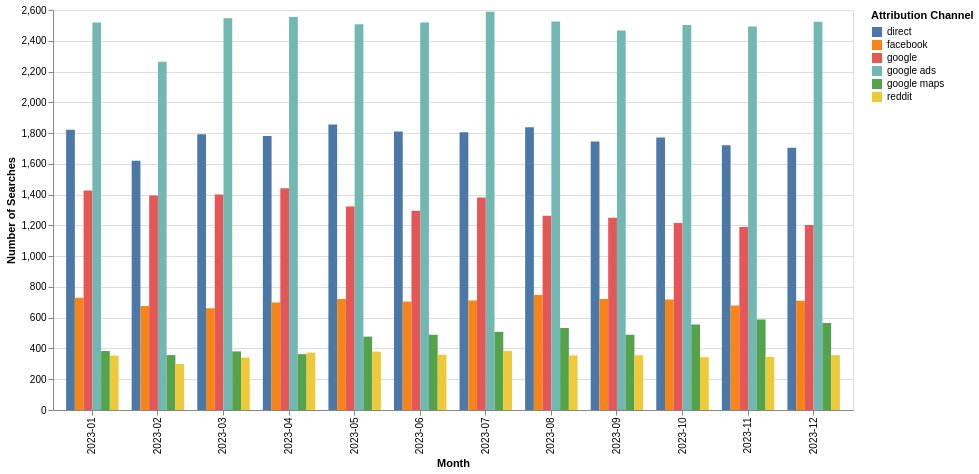

Source (notebook cell):
### Code cell
conversion_by_source_bar = (
    alt.Chart(search_conversion_monthly_by_source)
    .mark_bar()
    .encode(
        x=alt.X('event_month:N', title='Month'),
        xOffset=alt.X('first_attribution_channel:N', title='Attribution Channel'),
        y=alt.Y('total_searches:Q', title='Number of Searches'),
        color=alt.Color('first_attribution_channel:N', title='Attribution Channel')
    )
    .properties(width=800, height=400)
)
conversion_by_source_bar

### Figure 1 — Vega-Lite specification as saved in the notebook (floating-point values rounded to 4 significant figures)
{"config": {"view": {"continuousWidth": 300, "continuousHeight": 300}}, "data": {"name": "data-88cbe15f5919f9dc6eb2a54d705d0840"}, "mark": {"type": "bar"}, "encoding": {"color": {"field": "first_attribution_channel", "title": "Attribution Channel", "type": "nominal"}, "x": {"field": "event_month", "title": "Month", "type": "nominal"}, "xOffset": {"field": "first_attribution_channel", "title": "Attribution Channel", "type": "nominal"}, "y": {"field": "total_searches", "title": "Number of Searches", "type": "quantitative"}}, "height": 400, "width": 800, "$schema": "https://vega.github.io/schema/vega-lite/v5.20.1.json", "datasets": {"data-88cbe15f5919f9dc6eb2a54d705d0840": [{"event_month": "2023-01", "first_attribution_channel": "direct", "total_searches": 1822, "searches_converted_to_views": 915, "searches_converted_to_reservations": 193, "conversion_rate": 10.59}, {"event_month": "2023-01", "first_attribution_channel": "facebook", "total_searches": 730, "searches_converted_to_views": 386, "searches_converted_to_reservations": 79, "conversion_rate": 10.82}, {"event_month": "2023-01", "first_attribution_channel": "google", "total_searches": 1427, "searches_converted_to_views": 685, "searches_converted_to_reservations": 165, "conversion_rate": 11.56}, {"event_month": "2023-01", "first_attribution_channel": "google ads", "total_searches": 2518, "searches_converted_to_views": 1215, "searches_converted_to_reservations": 271, "conversion_rate": 10.76}, {"event_month": "2023-01", "first_attribution_channel": "google maps", "total_searches": 383, "searches_converted_to_views": 209, "searches_converted_to_reservations": 35, "conversion_rate": 9.138}, {"event_month": "2023-01", "first_attribution_channel": "reddit", "total_searches": 354, "searches_converted_to_views": 180, "searches_converted_to_reservations": 39, "conversion_rate": 11.02}, {"event_month": "2023-02", "first_attribution_channel": "direct", "total_searches": 1620, "searches_converted_to_views": 798, "searches_converted_to_reservations": 162, "conversion_rate": 10.0}, {"event_month": "2023-02", "first_attribution_channel": "facebook", "total_searches": 676, "searches_converted_to_views": 319, "searches_converted_to_reservations": 71, "conversion_rate": 10.5}, {"event_month": "2023-02", "first_attribution_channel": "google", "total_searches": 1395, "searches_converted_to_views": 721, "searches_converted_to_reservations": 174, "conversion_rate": 12.47}, {"event_month": "2023-02", "first_attribution_channel": "google ads", "total_searches": 2263, "searches_converted_to_views": 1118, "searches_converted_to_reservations": 251, "conversion_rate": 11.09}, {"event_month": "2023-02", "first_attribution_channel": "google maps", "total_searches": 357, "searches_converted_to_views": 172, "searches_converted_to_reservations": 47, "conversion_rate": 13.17}, {"event_month": "2023-02", "first_attribution_channel": "reddit", "total_searches": 299, "searches_converted_to_views": 147, "searches_converted_to_reservations": 39, "conversion_rate": 13.04}, {"event_month": "2023-03", "first_attribution_channel": "direct", "total_searches": 1793, "searches_converted_to_views": 891, "searches_converted_to_reservations": 186, "conversion_rate": 10.37}, {"event_month": "2023-03", "first_attribution_channel": "facebook", "total_searches": 662, "searches_converted_to_views": 345, "searches_converted_to_reservations": 66, "conversion_rate": 9.97}, {"event_month": "2023-03", "first_attribution_channel": "google", "total_searches": 1401, "searches_converted_to_views": 714, "searches_converted_to_reservations": 136, "conversion_rate": 9.707}, {"event_month": "2023-03", "first_attribution_channel": "google ads", "total_searches": 2546, "searches_converted_to_views": 1295, "searches_converted_to_reservations": 281, "conversion_rate": 11.04}, {"event_month": "2023-03", "first_attribution_channel": "google maps", "total_searches": 381, "searches_converted_to_views": 196, "searches_converted_to_reservations": 44, "conversion_rate": 11.55}, {"event_month": "2023-03", "first_attribution_channel": "reddit", "total_searches": 341, "searches_converted_to_views": 153, "searches_converted_to_reservations": 24, "conversion_rate": 7.038}, {"event_month": "2023-04", "first_attribution_channel": "direct", "total_searches": 1781, "searches_converted_to_views": 887, "searches_converted_to_reservations": 194, "conversion_rate": 10.89}, {"event_month": "2023-04", "first_attribution_channel": "facebook", "total_searches": 698, "searches_converted_to_views": 344, "searches_converted_to_reservations": 68, "conversion_rate": 9.742}, {"event_month": "2023-04", "first_attribution_channel": "google", "total_searches": 1441, "searches_converted_to_views": 732, "searches_converted_to_reservations": 174, "conversion_rate": 12.07}, {"event_month": "2023-04", "first_attribution_channel": "google ads", "total_searches": 2554, "searches_converted_to_views": 1281, "searches_converted_to_reservations": 260, "conversion_rate": 10.18}, {"event_month": "2023-04", "first_attribution_channel": "google maps", "total_searches": 363, "searches_converted_to_views": 184, "searches_converted_to_reservations": 27, "conversion_rate": 7.438}, {"event_month": "2023-04", "first_attribution_channel": "reddit", "total_searches": 373, "searches_converted_to_views": 194, "searches_converted_to_reservations": 33, "conversion_rate": 8.847}, {"event_month": "2023-05", "first_attribution_channel": "direct", "total_searches": 1855, "searches_converted_to_views": 957, "searches_converted_to_reservations": 211, "conversion_rate": 11.37}, {"event_month": "2023-05", "first_attribution_channel": "facebook", "total_searches": 721, "searches_converted_to_views": 358, "searches_converted_to_reservations": 73, "conversion_rate": 10.12}, {"event_month": "2023-05", "first_attribution_channel": "google", "total_searches": 1323, "searches_converted_to_views": 654, "searches_converted_to_reservations": 143, "conversion_rate": 10.81}, {"event_month": "2023-05", "first_attribution_channel": "google ads", "total_searches": 2508, "searches_converted_to_views": 1252, "searches_converted_to_reservations": 258, "conversion_rate": 10.29}, {"event_month": "2023-05", "first_attribution_channel": "google maps", "total_searches": 477, "searches_converted_to_views": 235, "searches_converted_to_reservations": 61, "conversion_rate": 12.79}, {"event_month": "2023-05", "first_attribution_channel": "reddit", "total_searches": 379, "searches_converted_to_views": 199, "searches_converted_to_reservations": 47, "conversion_rate": 12.4}, {"event_month": "2023-06", "first_attribution_channel": "direct", "total_searches": 1810, "searches_converted_to_views": 913, "searches_converted_to_reservations": 185, "conversion_rate": 10.22}, {"event_month": "2023-06", "first_attribution_channel": "facebook", "total_searches": 705, "searches_converted_to_views": 366, "searches_converted_to_reservations": 89, "conversion_rate": 12.62}, {"event_month": "2023-06", "first_attribution_channel": "google", "total_searches": 1295, "searches_converted_to_views": 653, "searches_converted_to_reservations": 131, "conversion_rate": 10.12}, {"event_month": "2023-06", "first_attribution_channel": "google ads", "total_searches": 2518, "searches_converted_to_views": 1237, "searches_converted_to_reservations": 264, "conversion_rate": 10.48}, {"event_month": "2023-06", "first_attribution_channel": "google maps", "total_searches": 489, "searches_converted_to_views": 265, "searches_converted_to_reservations": 64, "conversion_rate": 13.09}, {"event_month": "2023-06", "first_attribution_channel": "reddit", "total_searches": 359, "searches_converted_to_views": 180, "searches_converted_to_reservations": 39, "conversion_rate": 10.86}, {"event_month": "2023-07", "first_attribution_channel": "direct", "total_searches": 1805, "searches_converted_to_views": 944, "searches_converted_to_reservations": 212, "conversion_rate": 11.75}, {"event_month": "2023-07", "first_attribution_channel": "facebook", "total_searches": 712, "searches_converted_to_views": 363, "searches_converted_to_reservations": 80, "conversion_rate": 11.24}, {"event_month": "2023-07", "first_attribution_channel": "google", "total_searches": 1382, "searches_converted_to_views": 705, "searches_converted_to_reservations": 150, "conversion_rate": 10.85}, {"event_month": "2023-07", "first_attribution_channel": "google ads", "total_searches": 2589, "searches_converted_to_views": 1294, "searches_converted_to_reservations": 288, "conversion_rate": 11.12}, {"event_month": "2023-07", "first_attribution_channel": "google maps", "total_searches": 508, "searches_converted_to_views": 243, "searches_converted_to_reservations": 59, "conversion_rate": 11.61}, {"event_month": "2023-07", "first_attribution_channel": "reddit", "total_searches": 383, "searches_converted_to_views": 194, "searches_converted_to_reservations": 34, "conversion_rate": 8.877}, {"event_month": "2023-08", "first_attribution_channel": "direct", "total_searches": 1838, "searches_converted_to_views": 921, "searches_converted_to_reservations": 190, "conversion_rate": 10.34}, {"event_month": "2023-08", "first_attribution_channel": "facebook", "total_searches": 748, "searches_converted_to_views": 386, "searches_converted_to_reservations": 95, "conversion_rate": 12.7}, {"event_month": "2023-08", "first_attribution_channel": "google", "total_searches": 1263, "searches_converted_to_views": 643, "searches_converted_to_reservations": 123, "conversion_rate": 9.739}, {"event_month": "2023-08", "first_attribution_channel": "google ads", "total_searches": 2526, "searches_converted_to_views": 1234, "searches_converted_to_reservations": 238, "conversion_rate": 9.422}, {"event_month": "2023-08", "first_attribution_channel": "google maps", "total_searches": 533, "searches_converted_to_views": 278, "searches_converted_to_reservations": 56, "conversion_rate": 10.51}, {"event_month": "2023-08", "first_attribution_channel": "reddit", "total_searches": 355, "searches_converted_to_views": 170, "searches_converted_to_reservations": 25, "conversion_rate": 7.042}, {"event_month": "2023-09", "first_attribution_channel": "direct", "total_searches": 1745, "searches_converted_to_views": 895, "searches_converted_to_reservations": 165, "conversion_rate": 9.456}, {"event_month": "2023-09", "first_attribution_channel": "facebook", "total_searches": 722, "searches_converted_to_views": 361, "searches_converted_to_reservations": 85, "conversion_rate": 11.77}, {"event_month": "2023-09", "first_attribution_channel": "google", "total_searches": 1250, "searches_converted_to_views": 628, "searches_converted_to_reservations": 134, "conversion_rate": 10.72}, {"event_month": "2023-09", "first_attribution_channel": "google ads", "total_searches": 2467, "searches_converted_to_views": 1237, "searches_converted_to_reservations": 243, "conversion_rate": 9.85}, {"event_month": "2023-09", "first_attribution_channel": "google maps", "total_searches": 489, "searches_converted_to_views": 259, "searches_converted_to_reservations": 49, "conversion_rate": 10.02}, {"event_month": "2023-09", "first_attribution_channel": "reddit", "total_searches": 356, "searches_converted_to_views": 179, "searches_converted_to_reservations": 25, "conversion_rate": 7.022}, {"event_month": "2023-10", "first_attribution_channel": "direct", "total_searches": 1772, "searches_converted_to_views": 846, "searches_converted_to_reservations": 158, "conversion_rate": 8.916}, {"event_month": "2023-10", "first_attribution_channel": "facebook", "total_searches": 718, "searches_converted_to_views": 380, "searches_converted_to_reservations": 72, "conversion_rate": 10.03}, {"event_month": "2023-10", "first_attribution_channel": "google", "total_searches": 1215, "searches_converted_to_views": 563, "searches_converted_to_reservations": 102, "conversion_rate": 8.395}, {"event_month": "2023-10", "first_attribution_channel": "google ads", "total_searches": 2502, "searches_converted_to_views": 1243, "searches_converted_to_reservations": 225, "conversion_rate": 8.993}, {"event_month": "2023-10", "first_attribution_channel": "google maps", "total_searches": 555, "searches_converted_to_views": 278, "searches_converted_to_reservations": 51, "conversion_rate": 9.189}, {"event_month": "2023-10", "first_attribution_channel": "reddit", "total_searches": 343, "searches_converted_to_views": 160, "searches_converted_to_reservations": 27, "conversion_rate": 7.872}, {"event_month": "2023-11", "first_attribution_channel": "direct", "total_searches": 1721, "searches_converted_to_views": 828, "searches_converted_to_reservations": 137, "conversion_rate": 7.96}, {"event_month": "2023-11", "first_attribution_channel": "facebook", "total_searches": 680, "searches_converted_to_views": 355, "searches_converted_to_reservations": 63, "conversion_rate": 9.265}, {"event_month": "2023-11", "first_attribution_channel": "google", "total_searches": 1189, "searches_converted_to_views": 597, "searches_converted_to_reservations": 83, "conversion_rate": 6.981}, {"event_month": "2023-11", "first_attribution_channel": "google ads", "total_searches": 2492, "searches_converted_to_views": 1202, "searches_converted_to_reservations": 198, "conversion_rate": 7.945}, {"event_month": "2023-11", "first_attribution_channel": "google maps", "total_searches": 589, "searches_converted_to_views": 300, "searches_converted_to_reservations": 50, "conversion_rate": 8.489}, {"event_month": "2023-11", "first_attribution_channel": "reddit", "total_searches": 345, "searches_converted_to_views": 156, "searches_converted_to_reservations": 22, "conversion_rate": 6.377}, {"event_month": "2023-12", "first_attribution_channel": "direct", "total_searches": 1705, "searches_converted_to_views": 837, "searches_converted_to_reservations": 34, "conversion_rate": 1.994}, {"event_month": "2023-12", "first_attribution_channel": "facebook", "total_searches": 710, "searches_converted_to_views": 357, "searches_converted_to_reservations": 16, "conversion_rate": 2.254}, {"event_month": "2023-12", "first_attribution_channel": "google", "total_searches": 1202, "searches_converted_to_views": 605, "searches_converted_to_reservations": 29, "conversion_rate": 2.413}, {"event_month": "2023-12", "first_attribution_channel": "google ads", "total_searches": 2524, "searches_converted_to_views": 1252, "searches_converted_to_reservations": 65, "conversion_rate": 2.575}, {"event_month": "2023-12", "first_attribution_channel": "google maps", "total_searches": 566, "searches_converted_to_views": 275, "searches_converted_to_reservations": 12, "conversion_rate": 2.12}, {"event_month": "2023-12", "first_attribution_channel": "reddit", "total_searches": 356, "searches_converted_to_views": 187, "searches_converted_to_reservations": 9, "conversion_rate": 2.528}]}}
